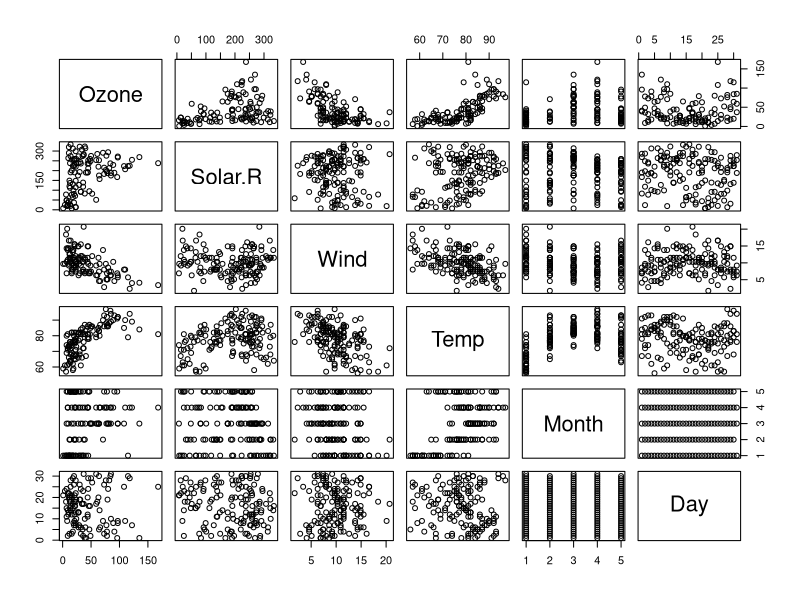
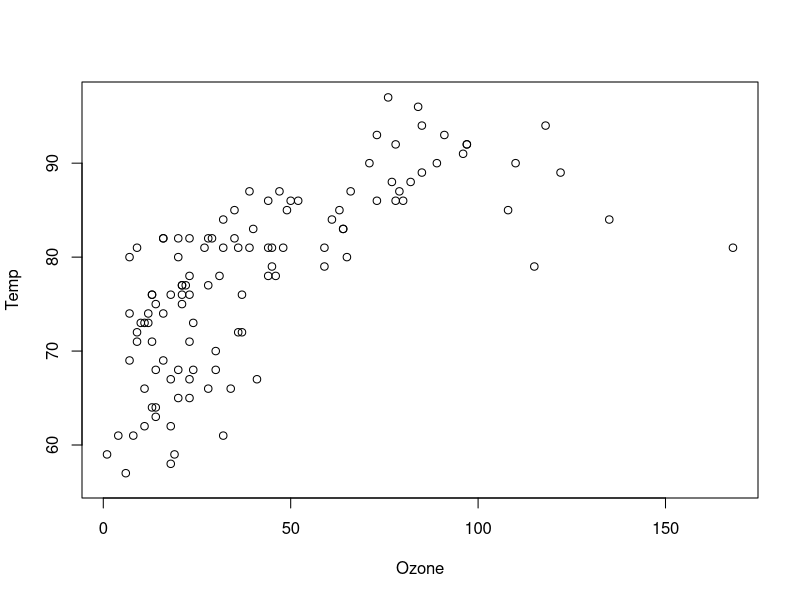
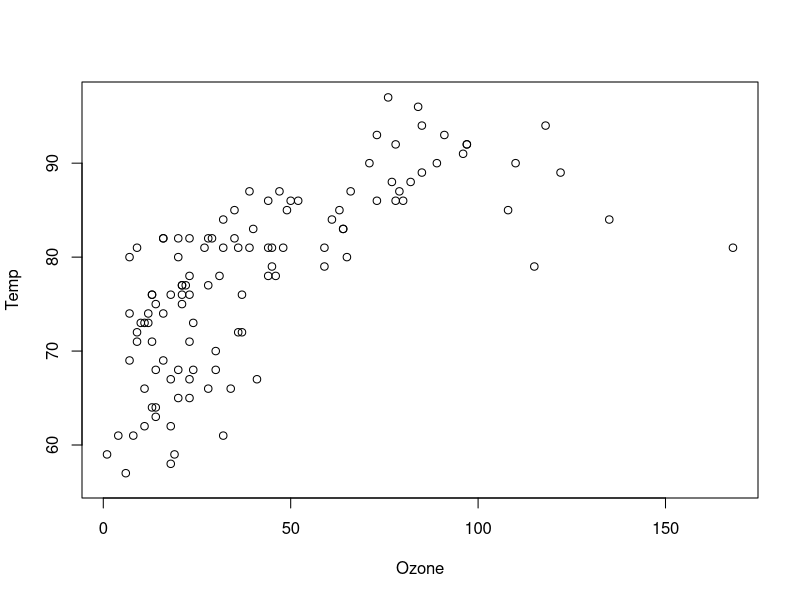

Write the R code that produced these figures, in order. (Note: this script raises an error after producing the figures.)
# Libraries
rm(list=ls())
# library(dplyr)

# Data cleaning. 
# There are various reasons for cleaning data before using it for analysis. 

# Let us use a dataset that is availabe within base R

data_to_clean <- airquality


# We will start by exploring this data set in order to know various attributes about it. For instance
# how many rows and columns does it have, what are the names of the columns and what are their data types.

# Number of columns
length(data_to_clean)

ncol(data_to_clean)

# Names of columns
names(data_to_clean)
data.class(data_to_clean)
# Structure of dataframe
str(data_to_clean)

dplyr::glimpse(data_to_clean)

# In the case where you want to know the data type of the object you are working on
class(data_to_clean)

class(data_to_clean$Wind)
class(data_to_clean$Month)

# Note that month has been categorised as type integer. 
# We would like this to be factor or categorical.

data_to_clean$Month <- as.factor(data_to_clean$Month)

class(data_to_clean$Month) 

# Sometimes it is necessary to leave the categorical variables with numerical values. However, let's say that in
# our case, we would like the variable month to be indicated by the month name. Let's change this
levels(data_to_clean$Month) # To see the levels. Notice that they are not stored as integers but as string

levels(data_to_clean$Month) <- list(May = "5", June="6", July="7", August="8", September = "9")

levels(data_to_clean$Month)
head(data_to_clean)

# We may want to know the number of observation per category of a variable. In our instance use could use Month.
freq <-  xtabs(~data_to_clean$Month, data = data_to_clean)
as.data.frame(freq)
# To present this data into a data frame simply...
as.data.frame(xtabs(~data_to_clean$Month, data = data_to_clean))



# Now let's try some summary stats
summary(data_to_clean)
# Here we get the summary stats. However, notice that there are NA values.
1 +NA

mean(data_to_clean$Ozone)


mean(data_to_clean$Ozone, na.rm = TRUE)

# So what do we do with the the NAs?

# To see how many missing values are in each variable or column
colSums(is.na(data_to_clean))

any(is.na(data_to_clean))

# We could remove all observations with NA. Note that may significantly reduce the sample size.
no_na <- na.omit(data_to_clean)
summary(no_na)
mean(no_na$Ozone)

# We may substitute all the NAs with 0 or with the mean of the variable excluding NA. 
# With 0
with_zero <- data_to_clean
with_zero$Ozone[is.na(with_zero$Ozone)] = 0
mean(with_zero$Ozone)

any(is.na(with_zero$Ozone))


# or with the mean of the variable excluding NA
with_mean <- data_to_clean
with_mean$Ozone[is.na(with_mean$Ozone)] = mean(with_mean$Ozone, na.rm=TRUE)
mean(with_mean$Ozone)

# Maintains the mean since all new values were the same as the mean

# To demonstrate this further if necessary.
tester <- c(1,1,NA)
mean(tester)
mean(tester, na.rm=TRUE)
mean(na.omit(tester))


# Part of cleaning data is identifying outliers. Scatter plots help us to visualize data and detect outliers
# To see the relationship between the variables in our data frame
plot(data_to_clean)

# Let us focus on the relationship between Ozone and Temperature. 
attach(data_to_clean) # When using one data set it can be convenient to store the variables in working memory so that
# you don't have to use '$' all through. Remember to detach() after.

plot(Ozone, Temp)

# We can see outliers here. It is possible to determine those outliers from the scatter plot.

outlier_index <- identify(Ozone, Temp) # This allows you to click on points of interest on a plot and store their index.

# Click the outliers and once done click FINISH.
# The points will be indicated by their index values.

# To label the points with other values, for instance, the month
plot(Ozone, Temp)
outlier_index <- identify(Ozone, Temp, labels = paste(as.characMonth,Day), plot=TRUE)

# Dealing with outliers is beyond the scope of this lab session. :-)

# paste(as.character(Date), "_", as.character(Month))
detach(data_to_clean)